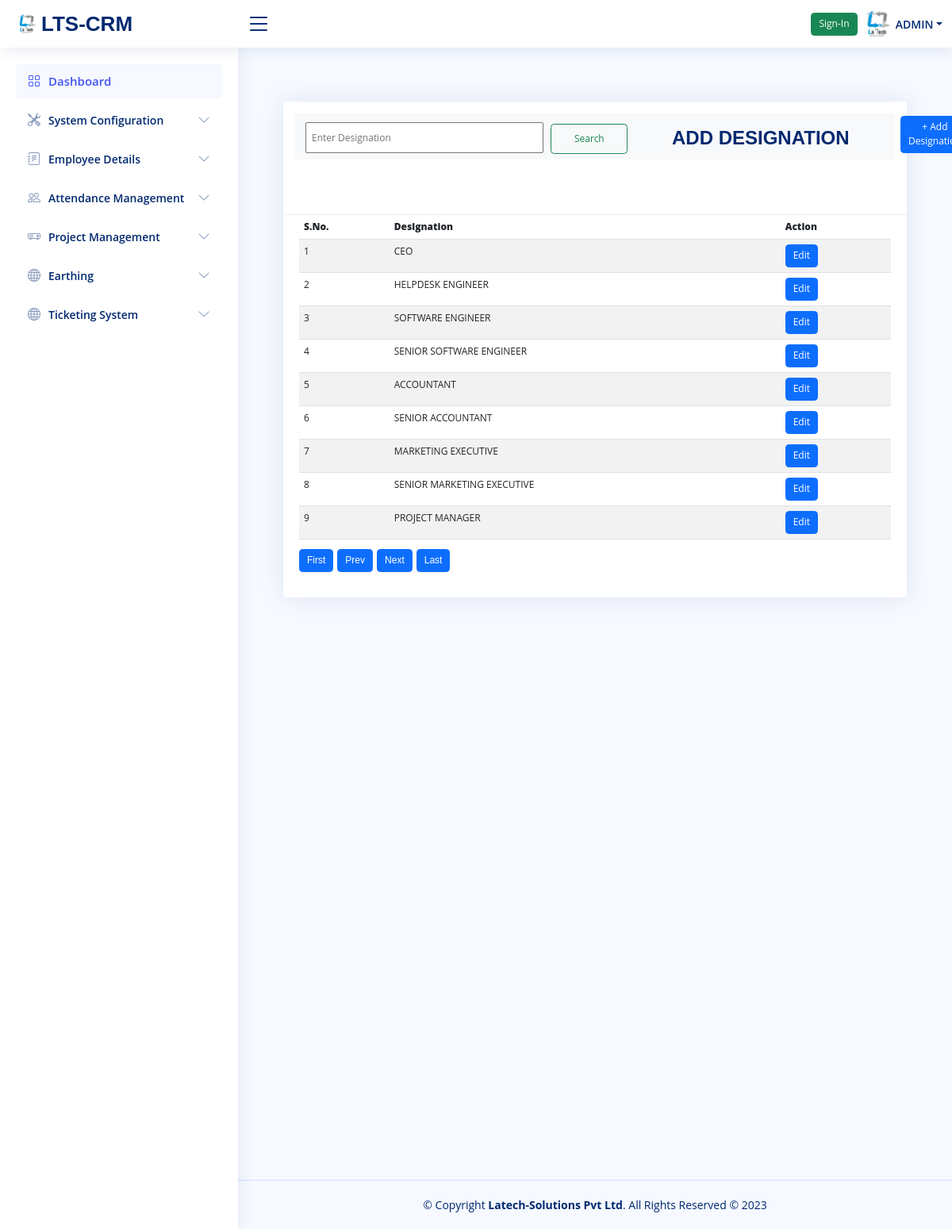
Page /PFC.php?PageName=view_designation_details (signed in) on the committed database.
### tables this page shows
CREATE TABLE `designation` (
  `desig_id` int(11) NOT NULL,
  `Designation` varchar(200) NOT NULL
);

### Pages/view_designation_details.php (the view, shortened to what this page needs)
<?php
require_once 'connection.php';
include("Pages/pagi_script.php");
?>
<main id="main" class="main">
<div class="midde_cont">
  <div class="container-fluid">
<div class="row column1">
  <div class="col-md-12">
        <div class="container py-5">
            <div class="card mt-3">
                <div class="card-header">
                <nav class="navbar navbar-light bg-light">
                   <form method="POST">
                      <input type="text" name="searchvalue" style="margin-left: 13px;height:39px;padding:6px;width:300px;margin-top: 5px;"  placeholder="Enter Designation" value="">&nbsp;&nbsp;
                       <input type="submit" class="btn btn-outline-success my-2 my-sm-0" style="height: 38px;padding: 1px;width: 97px;" type="submit" name="submitsearch" value="Search">
                        <button type="button" class="btn btn-primary" data-bs-toggle="modal" data-bs-target="#myModal" style="margin-left: 763px;margin-top: -69px;"> + Add Designation</button>
                      <h2 style="color:#012970;margin-left:475px;margin-top:-52px;;"><b>ADD DESIGNATION</b></h2>
                    </form>
              </nav><br><br><br>
                </div>
         <div class="card-body">
            <table  class="hover table table-striped" style="width:100%">
            <thead class="thead-pink" >
              <tr>
                 <th><b>S.No.</b></th>
                 <th><b>Designation</b></th>
                 <th><b> Action</b></th>
               </tr>
                </thead>
                <tbody>
                <?php
                  $sql = "SELECT * FROM `designation` order by `desig_id` LIMIT $offset, $no_of_records_per_page";
                  $result = $conn->query($sql);
                  if ($result->num_rows > 0)
                  {
                    $cnt=0;
                   while($row = $result->fetch_assoc())
                    {?>
                    <tr>
                      <td><?php echo ++$cnt;?></td>
                      <td><?php echo $row['Designation'];?></td>
                      <td><button  data-bs-toggle='modal' class='btn btn-primary editbtn'>Edit</button></td>
                    </tr>
                      <?php
                    }
                  }
                  ?>
                 </tbody>
            </table>
            <?php
                 $sql1 = "SELECT * from designation";
                 echo htmlContent($conn,$sql1,$no_of_records_per_page,$offset,$pageno);
             ?>
           </div>
</main>
  <br/><br/><br/><br/><br/><br/><br/><br/><br/><br/><br/><br/><br/><br/><br/><br/><br/><br/>
  <br/><br/><br/><br/><br/><br/><br/><br/><br/><br/><br/><br/><br/><br/><br/><br/><br/><br/>

### assets/css/style.css (style rules this page uses)
:root { scroll-behavior: smooth; }
body { font-family: "Open Sans", sans-serif; background: #f6f9ff; color: #444444; }
h1, h2, h3, h4, h5, h6 { font-family: "Nunito", sans-serif; }
#main { margin-top: 60px; padding: 20px 30px; transition: all 0.3s; }
.card { margin-bottom: 30px; border: none; border-radius: 5px; box-shadow: 0px 0 30px rgba(1, 41, 112, 0.1); }
.card-header, .card-footer { border-color: #ebeef4; background-color: #fff; color: #798eb3; padding: 15px; }
.card-body { padding: 0 20px 20px 20px; }
@media (min-width: 1200px) { #main, #footer { margin-left: 300px; } }

### PFC.php (style rules this page uses)
html { font-size: 12px; }

### rows in the picture
designation: Designation "CEO"
designation: Designation "HELPDESK ENGINEER"
designation: Designation "SOFTWARE ENGINEER"
designation: Designation "SENIOR SOFTWARE ENGINEER"
designation: Designation "ACCOUNTANT"
designation: Designation "SENIOR ACCOUNTANT"
designation: Designation "MARKETING EXECUTIVE"
designation: Designation "SENIOR MARKETING EXECUTIVE"
designation: Designation "PROJECT MANAGER"

### other values in the picture
$_SESSION['PFC_EmpName'] "ADMIN"
